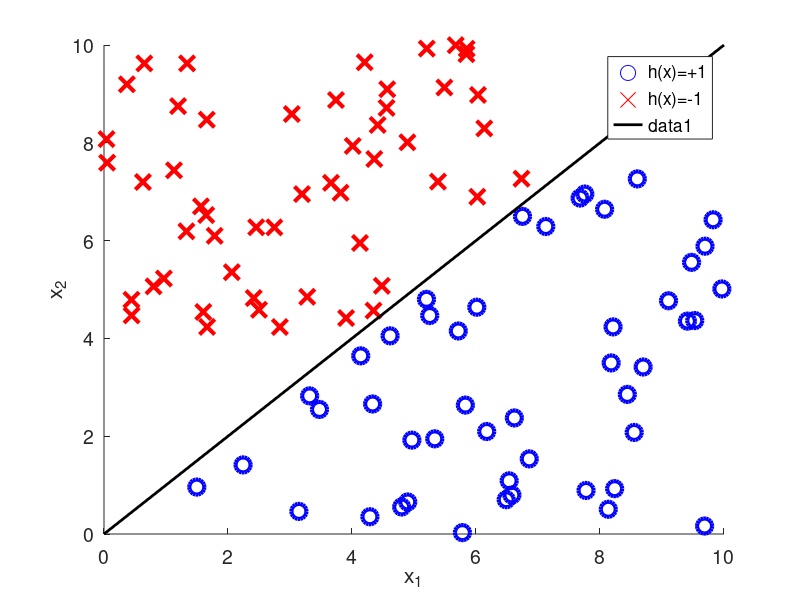
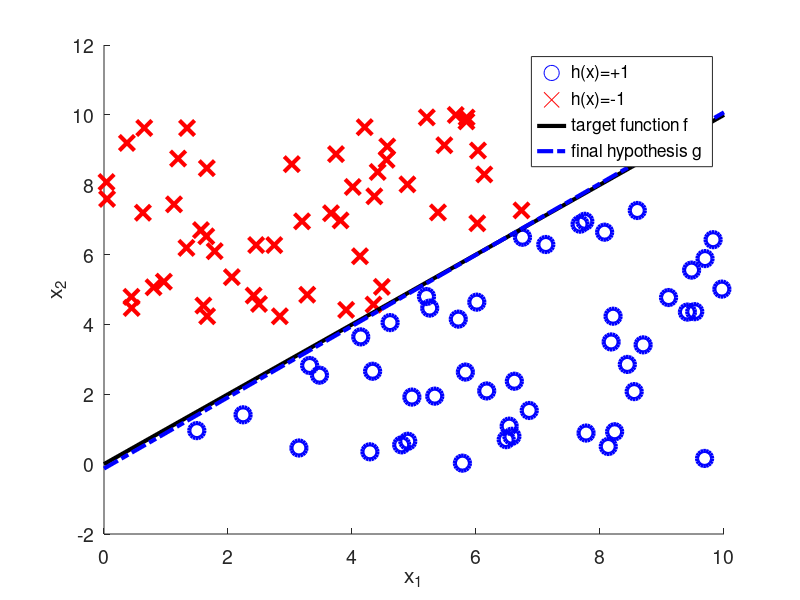

MATLAB code to generate these figures, in order:
clear;clc;close all
%intial data
rng(10) 
%rng(40) 
%random magtitute 
mag=10;
X =mag.*rand(100, 2);
Y = (X(:, 1) > X(:, 2)) * 2 - 1;
fontsize=3;

%plot traning data D
ispos = (Y > 0);
pos = find(ispos);
neg = find(~ispos);
scatter(X(pos,1),X(pos,2),120,'o','MarkerEdgeColor','b','LineWidth', fontsize);
hold on
scatter(X(neg,1),X(neg,2),120,'x','MarkerEdgeColor','r','LineWidth', fontsize);
legend({'h(x)=+1','h(x)=-1'},'FontSize',14);
plot([0 mag],[0 mag],'LineWidth',2,'Color','k');
xlabel('x_1','FontSize',14);
ylabel('x_2','FontSize',14);
set(gca,'FontSize',14);

%training data
iter=0;
ww = zeros(3, 1);
T=size(X,1);
XX=[ones(T,1),X];

%always return to beginning
t=1;
while t<=T
    if (Y(t)* XX(t, :) * ww <= 0)
        iter = iter + 1;
        ww = ww + Y(t)* XX(t, :)'; 
        t=0;
    end
    t=t+1;
end

%plot result
figure(2)
scatter(X(pos,1),X(pos,2),120,'o','MarkerEdgeColor','b','LineWidth', fontsize);
hold on
scatter(X(neg,1),X(neg,2),120,'x','MarkerEdgeColor','r','LineWidth', fontsize);
plot([0 mag],[0 mag],'LineWidth',3,'Color','k');
plot([0 mag],[-ww(1)/ww(3) -mag*ww(2)/ww(3)-ww(1)/ww(3)],'-.','LineWidth',3,'Color','b');
xlabel('x_1','FontSize',14);
ylabel('x_2','FontSize',14);
legend({'h(x)=+1','h(x)=-1','target function f','final hypothesis g'},'FontSize',14);
set(gca,'FontSize',14);

%ouotput info
hypothesis=[-ww(2)/ww(3) -ww(1)/ww(3)]

%always try to move
% t=1:T;
% i=2;
% while i<=20
%     if (Y(t(i)) * XX(t(i), :) * ww <= 0)
%         iter = iter + 1;
%         ww = ww + Y(t(i)) * XX(t(i), :)'; 
%         %shift the index to next step-circule
%         t=[t(2:length(t)),t(1)];
%         i=0;
%         
% %          %debug info
% %         iter
% %         ww
%     end
%     i=i+1;
% end


